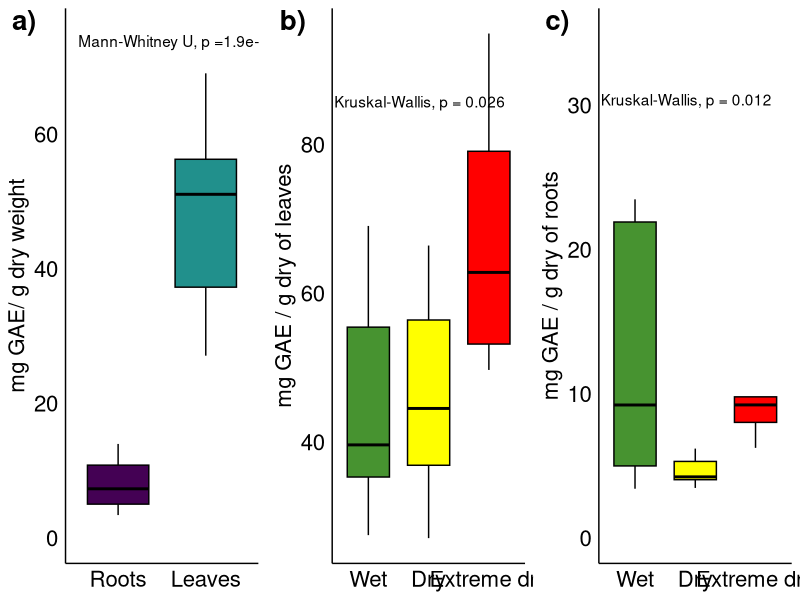

Write R code to recreate this figure.
## ---- chunk 1
#PHENOLIC CONTENT
library(tidyverse)
library(ggpubr)
library(viridis)
library(cowplot)
pallete = c("#479330", "#FFFF00", "#FF0000")


fenoles<- readxl::read_excel("../Data/FENOLES_FINAL.xlsx", sheet = 1, range = "A1:G82")
fenoles$Time <- factor(fenoles$tiempo,
                       levels = c("0", "2", "4", "6"),
                       labels = c("day0", "2 months", "4 months", "6 months"))
fenoles$Treatment <- factor(fenoles$T,
                            levels = c("1", "2", "3"),
                            labels = c("Wet", "Dry", "Extreme dry"))



q<- fenoles %>% filter(Time == "2 months") %>% ggboxplot(
  ., x = "Treatment", y = "hojas",outlier.shape = NA,
  palette = pallete, color= "black", fill = "Treatment", 
  xlab = "Time" , 
  ylab = "mg GAE / g dry of leaves")

q1<-q + stat_compare_means(aes(group= Treatment), label.y = 85)+ 
  font("legend.title", size = 8)+
  font("legend.text", size = 8)+theme(
    axis.title.x = element_blank(), 
    legend.position = "none",
    axis.ticks = element_blank(),
    axis.text = element_text(size = 16),
         axis.title.y = element_text(size = 16))



r<-  fenoles %>% filter(Time == "2 months") %>% 
  ggboxplot(
  ., x = "Treatment", y = "raices", 
  palette = pallete, color= "black", fill = "Treatment",
  legend="none",outlier.shape = NA,
  xlab = "Time", ylab = "mg GAE / g dry of roots")
r1<-r +  stat_compare_means(aes(group= Treatment), label.y = 30)+
  theme(
      axis.title.x = element_blank(), 
  axis.ticks = element_blank(),
  axis.text = element_text(size = 16),
         axis.title.y = element_text(size = 16))+scale_y_continuous(limits = c(0,35))


pallete2<- viridis_pal()(3)

fenoles2<- fenoles %>% gather(raices:hojas ,key = "parte", value = "fenoles")
colnames(fenoles2)
head(fenoles2)
fenoles2$Part <- factor(fenoles2$parte,
                        levels = c("raices", "hojas"),
                        labels = c("Roots", "Leaves"))

s<-fenoles2 %>% filter(Time == "2 months") %>% ggboxplot(
  ., x = "Part", y = "fenoles", outlier.shape = NA,
  palette = pallete2, color= "black", fill = "Part",
  xlab = "Part of the plant", 
  ylab = "mg GAE/ g dry weight")

s1<-s +   stat_compare_means(label.y = 73, show.legend = F, aes(
  label = paste0("Mann-Whitney U, p =", ..p.format..)))+ 
  font( "legend.title", size = 16)+
  font("legend.text", size = 16) +
  theme(legend.key.height= unit(4, 'mm'),legend.title = element_blank(),
        legend.key.width= unit(4, 'mm'),legend.position = "none")+
  theme( axis.title.x = element_blank(), 
         axis.ticks = element_blank(), 
         axis.text = element_text(size = 16),
         axis.title.y = element_text(size = 16))+
  scale_y_continuous(limits = c(0,75))




#joinning plots


third<- plot_grid(s1, q1,
                  r1, ncol = 3, align = "vh",axis = "l",
                  labels = c( "a)","b)", "c)"), label_size = 20)

third

#ggsave('../../Figures_final/Fig6.tiff', width = 12, height = 5, dpi = 300, plot = third)


